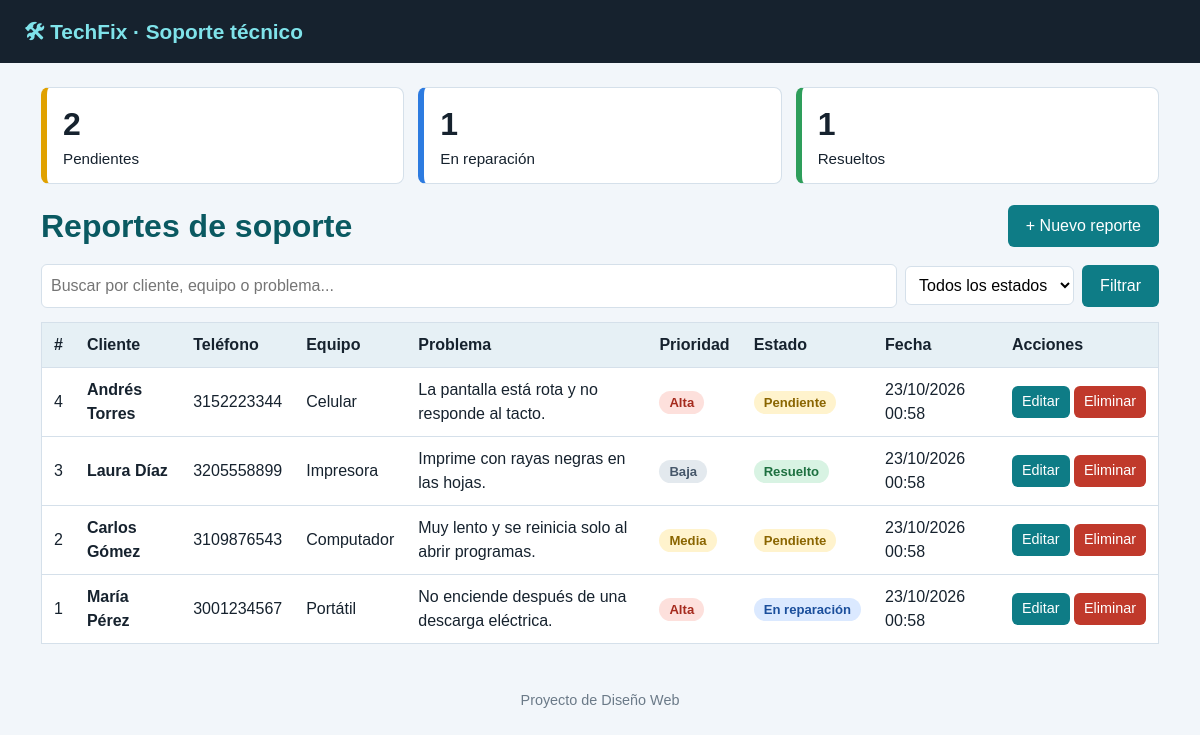
The page / on the database its author committed.
### tables this page shows
CREATE TABLE IF NOT EXISTS reportes (
  id        INT AUTO_INCREMENT PRIMARY KEY,
  cliente   VARCHAR(100) NOT NULL,
  telefono  VARCHAR(20)  NULL,
  equipo    VARCHAR(30)  NOT NULL,
  problema  TEXT         NOT NULL,
  prioridad VARCHAR(10)  NOT NULL DEFAULT 'Media',
  estado    VARCHAR(20)  NOT NULL DEFAULT 'Pendiente',
  fecha     TIMESTAMP    DEFAULT CURRENT_TIMESTAMP
);

### conexion.php (called while the page is built, shortened)
<?php
function e($texto) {
    return htmlspecialchars((string)$texto, ENT_QUOTES, 'UTF-8');
}
function clase_estado($estado) {
    if ($estado == "Resuelto") return "resuelto";
    if ($estado == "En reparación") return "reparacion";
    return "pendiente";
}

### index.php (the view, shortened to what this page needs)
<?php
require "conexion.php";
$conteo = array("Pendiente" => 0, "En reparación" => 0, "Resuelto" => 0);
$rc = $conexion->query("SELECT estado, COUNT(*) AS n FROM reportes GROUP BY estado");
if ($rc) {
    while ($f = $rc->fetch_assoc()) {
        if (isset($conteo[$f['estado']])) { $conteo[$f['estado']] = (int)$f['n']; }
    }
}
$buscar = isset($_GET['q']) ? trim($_GET['q']) : "";
$sql = "SELECT * FROM reportes WHERE 1=1";
$sql .= " ORDER BY id DESC";
$resultado = $conexion->query($sql);
?>
<!DOCTYPE html>
<html lang="es">
<head>
  <link rel="stylesheet" href="estilos.css">
</head>
<body>
<header class="barra">🛠 TechFix · Soporte técnico</header>
<main class="contenedor">
  <div class="resumen">
    <div class="dato pendiente"><span><?php echo $conteo["Pendiente"]; ?></span>Pendientes</div>
    <div class="dato reparacion"><span><?php echo $conteo["En reparación"]; ?></span>En reparación</div>
    <div class="dato resuelto"><span><?php echo $conteo["Resuelto"]; ?></span>Resueltos</div>
  </div>
  <div class="titulo-fila">
    <h1>Reportes de soporte</h1>
    <a class="btn" href="crear.php">+ Nuevo reporte</a>
  </div>
  <form method="GET" action="index.php" class="buscador">
    <input type="text" name="q" placeholder="Buscar por cliente, equipo o problema..." value="<?php echo e($buscar); ?>">
    <select name="estado" class="select-chico">
      <option value="">Todos los estados</option>
    </select>
    <button type="submit">Filtrar</button>
  </form>
  <?php if ($resultado->num_rows == 0): ?>
    <p>No hay reportes para mostrar.</p>
  <?php else: ?>
  <div class="tabla-scroll">
    <table>
      <tr>
        <th>#</th><th>Cliente</th><th>Teléfono</th><th>Equipo</th><th>Problema</th>
        <th>Prioridad</th><th>Estado</th><th>Fecha</th><th>Acciones</th>
      </tr>
      <?php while ($fila = $resultado->fetch_assoc()) { ?>
      <tr>
        <td><?php echo (int)$fila['id']; ?></td>
        <td><strong><?php echo e($fila['cliente']); ?></strong></td>
        <td><?php echo e($fila['telefono']); ?></td>
        <td><?php echo e($fila['equipo']); ?></td>
        <td><?php echo e($fila['problema']); ?></td>
        <td><span class="etiqueta prio-<?php echo strtolower(e($fila['prioridad'])); ?>"><?php echo e($fila['prioridad']); ?></span></td>
        <td><span class="etiqueta <?php echo clase_estado($fila['estado']); ?>"><?php echo e($fila['estado']); ?></span></td>
        <td><?php echo date("d/m/Y H:i", strtotime($fila['fecha'])); ?></td>
        <td class="acciones">
          <a class="btn-chico" href="editar.php?id=<?php echo (int)$fila['id']; ?>">Editar</a>
          <a class="btn-chico peligro" href="eliminar.php?id=<?php echo (int)$fila['id']; ?>">Eliminar</a>
        </td>
      </tr>
      <?php } ?>
    </table>
  </div>
  <?php endif; ?>
</main>
<footer class="pie">Proyecto de Diseño Web</footer>
</body>
</html>

### estilos.css (style rules this page uses)
:root { --fondo:#f2f6fa;--tinta:#16222e;--acento:#0e7c86;--osc:#0a5961;--borde:#d5e0ea;--rojo:#c0392b;--claro:#e6f0f5 }
* { box-sizing:border-box }
body { margin:0;font-family:Arial,Helvetica,sans-serif;background:var(--fondo);color:var(--tinta);line-height:1.5 }
a { color:var(--acento) }
h1 { color:var(--osc);margin:0 }
.barra { padding:16px 24px;background:var(--tinta);color:#7fe3ea;font-size:1.3rem;font-weight:bold }
.contenedor { max-width:1150px;margin:24px auto;padding:0 16px }
.titulo-fila { display:flex;justify-content:space-between;align-items:center;flex-wrap:wrap;gap:12px;margin:18px 0 8px }
.btn,button,.btn-chico { display:inline-block;background:var(--acento);color:#fff!important;border:0;border-radius:6px;padding:9px 18px;font:inherit;text-decoration:none;cursor:pointer }
.btn-chico { padding:5px 10px;font-size:.9rem }
.peligro { background:var(--rojo)!important }
.resumen { display:grid;grid-template-columns:repeat(auto-fit,minmax(150px,1fr));gap:14px }
.dato { background:#fff;border:1px solid var(--borde);border-left:6px solid #999;border-radius:8px;padding:12px 16px;font-size:.95rem }
.dato span { display:block;font-size:2rem;font-weight:bold }
.dato.pendiente { border-left-color:#e0a100 }
.dato.reparacion { border-left-color:#2d7be0 }
.dato.resuelto { border-left-color:#2e9e5b }
.buscador { display:flex;gap:8px;flex-wrap:wrap;align-items:center;margin:14px 0 }
.buscador input[type=text] { flex:1;min-width:200px }
.select-chico { width:auto!important }
input,select,textarea { width:100%;padding:9px;border:1px solid var(--borde);border-radius:6px;font:inherit;background:#fff }
.tabla-scroll { overflow-x:auto }
table { width:100%;border-collapse:collapse;background:#fff;border:1px solid var(--borde) }
th,td { padding:10px 12px;border-bottom:1px solid var(--borde);text-align:left;vertical-align:middle }
th { background:var(--claro) }
.acciones { white-space:nowrap }
.etiqueta { display:inline-block;padding:2px 10px;border-radius:20px;font-size:.82rem;font-weight:bold;white-space:nowrap }
.pendiente.etiqueta { background:#fff3cd;color:#8a6500 }
.reparacion.etiqueta { background:#dbe9ff;color:#1b4f9c }
.resuelto.etiqueta { background:#d8f3e3;color:#1d7040 }
.prio-alta { background:#fde0dc;color:#a52a1d }
.prio-media { background:#fff3cd;color:#8a6500 }
.prio-baja { background:#e3e9ee;color:#46576a }
.pie { text-align:center;padding:22px;color:#6b7a88;font-size:.9rem }

### rows shown on the page
reportes: id "4", cliente "Andrés Torres", telefono "3152223344", equipo "Celular", problema "La pantalla está rota y no responde al tacto.", prioridad "Alta", estado "Pendiente", fecha "23/10/2026 00:58"
reportes: id "3", cliente "Laura Díaz", telefono "3205558899", equipo "Impresora", problema "Imprime con rayas negras en las hojas.", prioridad "Baja", estado "Resuelto", fecha "23/10/2026 00:58"
reportes: id "2", cliente "Carlos Gómez", telefono "3109876543", equipo "Computador", problema "Muy lento y se reinicia solo al abrir programas.", prioridad "Media", estado "Pendiente", fecha "23/10/2026 00:58"
reportes: id "1", cliente "María Pérez", telefono "3001234567", equipo "Portátil", problema "No enciende después de una descarga eléctrica.", prioridad "Alta", estado "En reparación", fecha "23/10/2026 00:58"

### other values the page prints
$conteo["Pendiente"] "2"
$conteo["En reparación"] "1"
$conteo["Resuelto"] "1"
